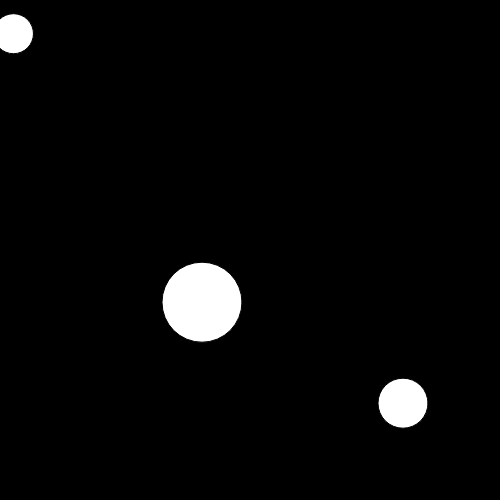
Frame 1 (no input)
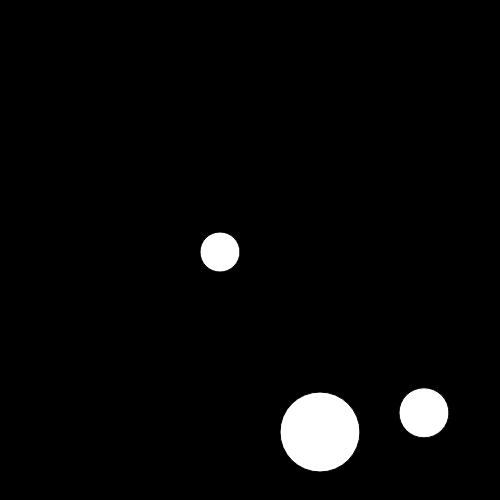
Frame 60 (no input)
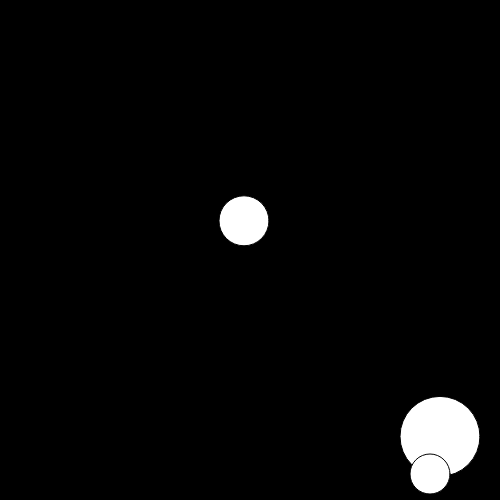
Frame 120 (the mouse pressed at the canvas centre since frame 60)

The p5.js sketch that drew these frames (run headless with seeded random() and noise() and a simulated clock; from frame 60 on, the mouse is pressed at the canvas centre):

// p5.js sketch
// ── sketch.js
var ball;
var ball2;
var ball3;

function setup() {
  createCanvas(500, 500);

  //note the uppercase B on the 'Ball' when creating class
  ball = new Ball();
  ball.setup(400, 400, 50, 3.0, 3.2);

  ball2 = new Ball();
  ball2.setup(200, 300, 80, 2.0, 2.2);

  ball3 = new Ball();
  ball3.setup(10, 30, 40, 3.5, 3.7);
}

function draw() {
  background(0);

  ball.move();
  ball.display();
  ball.bounce();

  ball2.move();
  ball2.display();
  ball2.bounce();

  ball3.move();
  ball3.display();
  ball3.bounce();
}

// ── ball.js
//note the uppercase B for class;
//also note that we don't have commas after the curly brackets when creating class
function Ball () {
  this.setup = function (x, y, size, xSpeed, ySpeed){
    this.x = x;
    this.y = y;
    this.size = size;
    this.xSpeed = xSpeed;
    this.ySpeed = ySpeed;
  }

  this.move = function (){
    this.x = this.x + this.xSpeed;
    this.y = this.y + this.ySpeed;
  }

  this.bounce = function (){
    if (this.x > width || this.x < 0){
      this.xSpeed = this.xSpeed * -1;
    } else if (this.y > height || this.y < 0){
      this.ySpeed = this.ySpeed * -1;
    }
  }

  this.display = function (){
    ellipse (this.x, this.y, this.size, this.size);
  }
}
